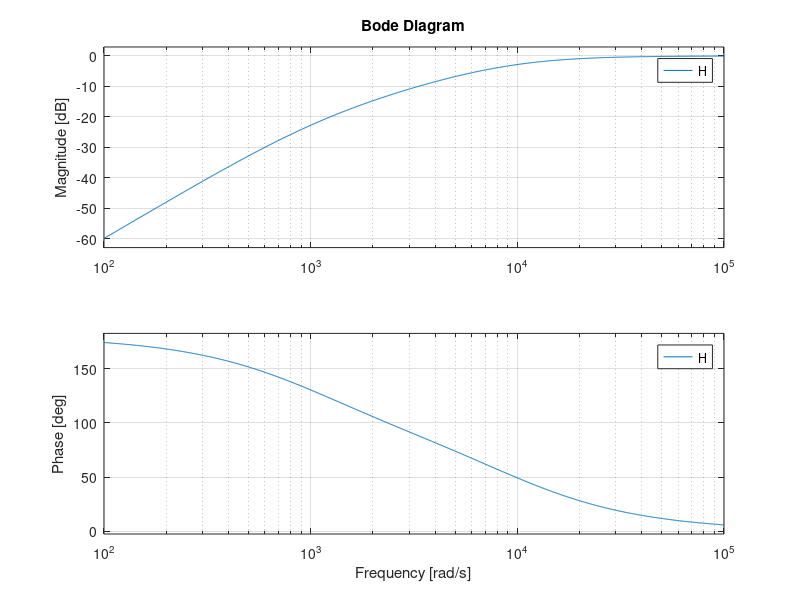

This chart was generated by the following MATLAB code: (Note: this script raises an error after producing the figure.)
s = tf('s');  
Q = 0.3;
f0 = 500;
w0 = 2*pi*f0;
d = 1/(2*Q);

%% Tweeter (highpass filter)
a = [1, 0, 0];
b = [1, 2*d*w0, w0^2];
H = tf(a, b);

figure()
bode(H);
grid on

[mag, ~, omega, ~, ~] = bode(H);
mag = squeeze(mag);
magdB = 20*log10(mag/20e-6);
f = omega/(2*pi);

figure()
semilogx(f,magdB)
grid on
xlabel('Frequency / Hz');
ylabel('Amplitude / dB_{SPL}');

%% Woofer (lowpass filter)
a = [0, 0, w0^2];
b = [1, 2*d*w0, w0^2];
H = tf(a, b);

figure()
bode(H);
grid on

[mag, ~, omega, ~, ~] = bode(H);
mag = squeeze(mag);
magdB = 20*log10(mag/20e-6);
f = omega/(2*pi);

figure()
semilogx(f,magdB)
grid on
xlabel('Frequency / Hz');
ylabel('Amplitude / dB_{SPL}');


